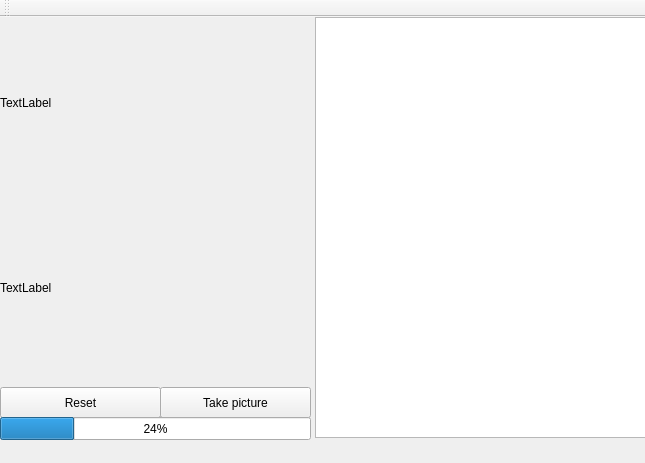
<?xml version="1.0" encoding="UTF-8"?>
<ui version="4.0">
 <class>MainWindow</class>
 <widget class="QMainWindow" name="MainWindow">
  <property name="geometry">
   <rect>
    <x>0</x>
    <y>0</y>
    <width>645</width>
    <height>463</height>
   </rect>
  </property>
  <property name="windowTitle">
   <string>MainWindow</string>
  </property>
  <widget class="QWidget" name="centralWidget">
   <widget class="QPushButton" name="takePicture_button">
    <property name="geometry">
     <rect>
      <x>160</x>
      <y>370</y>
      <width>151</width>
      <height>31</height>
     </rect>
    </property>
    <property name="text">
     <string>Take picture</string>
    </property>
   </widget>
   <widget class="QPushButton" name="reset_button">
    <property name="geometry">
     <rect>
      <x>0</x>
      <y>370</y>
      <width>161</width>
      <height>31</height>
     </rect>
    </property>
    <property name="text">
     <string>Reset</string>
    </property>
   </widget>
   <widget class="QListView" name="personne_listView">
    <property name="geometry">
     <rect>
      <x>315</x>
      <y>0</y>
      <width>331</width>
      <height>421</height>
     </rect>
    </property>
   </widget>
   <widget class="QProgressBar" name="progressBar">
    <property name="geometry">
     <rect>
      <x>0</x>
      <y>400</y>
      <width>311</width>
      <height>23</height>
     </rect>
    </property>
    <property name="value">
     <number>24</number>
    </property>
   </widget>
   <widget class="QLabel" name="label">
    <property name="geometry">
     <rect>
      <x>0</x>
      <y>0</y>
      <width>311</width>
      <height>171</height>
     </rect>
    </property>
    <property name="text">
     <string>TextLabel</string>
    </property>
   </widget>
   <widget class="QLabel" name="label_2">
    <property name="geometry">
     <rect>
      <x>0</x>
      <y>170</y>
      <width>311</width>
      <height>201</height>
     </rect>
    </property>
    <property name="text">
     <string>TextLabel</string>
    </property>
   </widget>
  </widget>
  <widget class="QMenuBar" name="menuBar">
   <property name="geometry">
    <rect>
     <x>0</x>
     <y>0</y>
     <width>645</width>
     <height>27</height>
    </rect>
   </property>
  </widget>
  <widget class="QToolBar" name="mainToolBar">
   <attribute name="toolBarArea">
    <enum>TopToolBarArea</enum>
   </attribute>
   <attribute name="toolBarBreak">
    <bool>false</bool>
   </attribute>
  </widget>
 </widget>
 <layoutdefault spacing="6" margin="11"/>
 <resources/>
 <connections/>
</ui>
